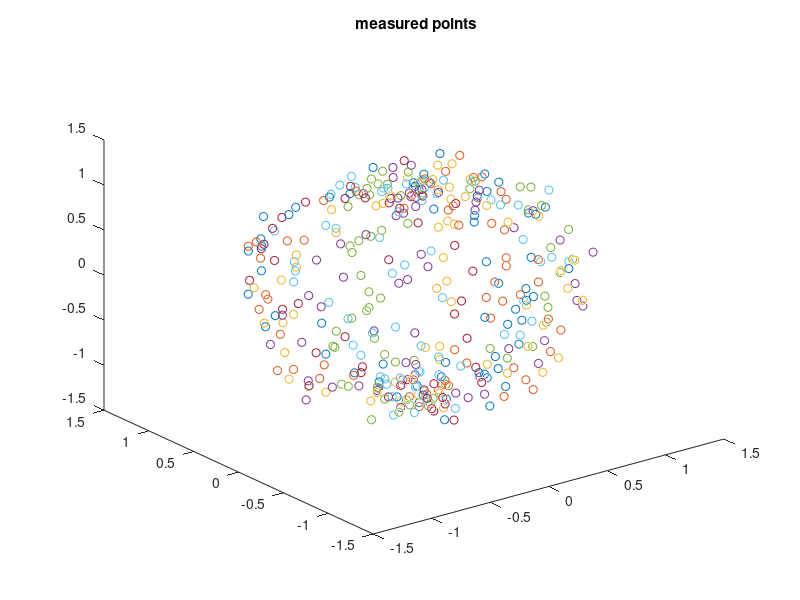

Source code (MATLAB): (Note: this script raises an error after producing the figure.)
%try_sphere_fit
%
% IB 
%
% revival of a 13 years old code


  % Create data for a circle + noise
  
  ph = linspace(0,2*pi,20)';
  th = linspace(0,pi,20)';
  [PH, TH] = meshgrid(ph,th);
  R=1.1111111;
  sigma = R/10;
  z = R.*cos(TH) + randn(size(TH))*sigma;
  y = R.*sin(TH).*sin(PH) + randn(size(TH))*sigma;
  x = R.*sin(TH).*cos(PH) + randn(size(TH))*sigma;
  
  plot3(x,y,z,'o'), title(' measured points')
  pause(1)
   
  % reconstruct circle from data
  [xc,yc,zc,Re,a] = spherefit(x,y,z);
  xe = Re*sin(TH).*cos(PH)+xc;
  ye = Re*sin(TH).*sin(PH)+yc;
  ze = Re*cos(TH)+zc;
  
  plot3(x(:),y(:),z(:),'o',[xe(:);xe(1)],[ye(:);ye(1)],[ze(:);ze(1)],'-.',...
      R*sin(TH(:)).*cos(PH(:)),R*sin(TH(:)).*sin(PH(:)),R*cos(TH(:)),'-'),
  title(' measured fitted and true circles')
  legend('measured','fitted','true')
  fprintf('center (%g , %g, %g );  R=%g\n',xc,yc,zc,Re)
  xlabel x, ylabel y
  axis equal
     

   
  


